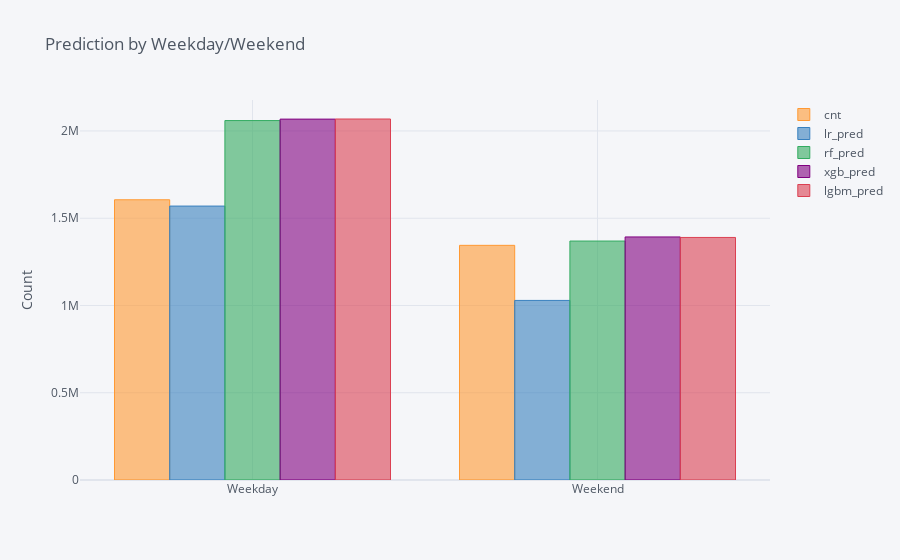

The notebook cell saved with this chart:
### Markdown cell above
<img src="https://github.com/jiyoungsim/BigQuery-NYC-Taxi-Demand--EDA-and-Prediction/blob/master/figs/pred_by_day.png?raw=true">

### Code cell
test_df.groupby('is_weekend')['cnt','lr_pred','rf_pred','xgb_pred','lgbm_pred','zip_code'].sum().rename(index={0:'Weekday', 1:'Weekend'}).iplot(kind='bar', title='Prediction by Weekday/Weekend',yTitle='Count')

### Figure 1 — Plotly figure (JSON) as saved in the notebook; plotly's stock layout.template omitted (floating-point values rounded to 4 significant figures)
{"data": [{"marker": {"color": "rgba(255, 153, 51, 0.6)", "line": {"color": "rgba(255, 153, 51, 1.0)", "width": 1}}, "name": "cnt", "orientation": "v", "text": "", "type": "bar", "x": ["Weekday", "Weekend"], "y": [1605628, 1344655]}, {"marker": {"color": "rgba(55, 128, 191, 0.6)", "line": {"color": "rgba(55, 128, 191, 1.0)", "width": 1}}, "name": "lr_pred", "orientation": "v", "text": "", "type": "bar", "x": ["Weekday", "Weekend"], "y": [1570000.0, 1029000.0]}, {"marker": {"color": "rgba(50, 171, 96, 0.6)", "line": {"color": "rgba(50, 171, 96, 1.0)", "width": 1}}, "name": "rf_pred", "orientation": "v", "text": "", "type": "bar", "x": ["Weekday", "Weekend"], "y": [2060000.0, 1369000.0]}, {"marker": {"color": "rgba(128, 0, 128, 0.6)", "line": {"color": "rgba(128, 0, 128, 1.0)", "width": 1}}, "name": "xgb_pred", "orientation": "v", "text": "", "type": "bar", "x": ["Weekday", "Weekend"], "y": [2067897, 1393000.0]}, {"marker": {"color": "rgba(219, 64, 82, 0.6)", "line": {"color": "rgba(219, 64, 82, 1.0)", "width": 1}}, "name": "lgbm_pred", "orientation": "v", "text": "", "type": "bar", "x": ["Weekday", "Weekend"], "y": [2069000.0, 1390000.0]}], "layout": {"legend": {"bgcolor": "#F5F6F9", "font": {"color": "#4D5663"}}, "paper_bgcolor": "#F5F6F9", "plot_bgcolor": "#F5F6F9", "title": {"font": {"color": "#4D5663"}, "text": "Prediction by Weekday/Weekend"}, "xaxis": {"gridcolor": "#E1E5ED", "showgrid": true, "tickfont": {"color": "#4D5663"}, "title": {"font": {"color": "#4D5663"}, "text": ""}, "zerolinecolor": "#E1E5ED"}, "yaxis": {"gridcolor": "#E1E5ED", "showgrid": true, "tickfont": {"color": "#4D5663"}, "title": {"font": {"color": "#4D5663"}, "text": "Count"}, "zerolinecolor": "#E1E5ED"}}}
